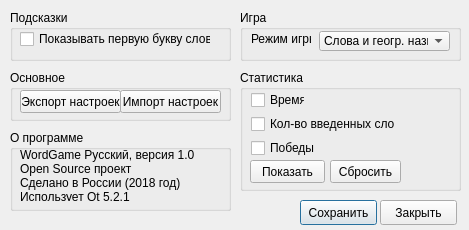
<?xml version="1.0" encoding="UTF-8"?>
<ui version="4.0">
 <class>SettingsForm</class>
 <widget class="QDialog" name="SettingsForm">
  <property name="geometry">
   <rect>
    <x>0</x>
    <y>0</y>
    <width>469</width>
    <height>230</height>
   </rect>
  </property>
  <property name="minimumSize">
   <size>
    <width>469</width>
    <height>230</height>
   </size>
  </property>
  <property name="maximumSize">
   <size>
    <width>469</width>
    <height>230</height>
   </size>
  </property>
  <property name="windowTitle">
   <string>Настройки WordGame</string>
  </property>
  <property name="modal">
   <bool>true</bool>
  </property>
  <widget class="QGroupBox" name="groupBox">
   <property name="geometry">
    <rect>
     <x>10</x>
     <y>10</y>
     <width>221</width>
     <height>51</height>
    </rect>
   </property>
   <property name="title">
    <string>Подсказки</string>
   </property>
   <widget class="QCheckBox" name="showFirstLetter">
    <property name="geometry">
     <rect>
      <x>10</x>
      <y>20</y>
      <width>191</width>
      <height>18</height>
     </rect>
    </property>
    <property name="text">
     <string>Показывать первую букву слова</string>
    </property>
   </widget>
  </widget>
  <widget class="QPushButton" name="saveBtn">
   <property name="geometry">
    <rect>
     <x>300</x>
     <y>200</y>
     <width>77</width>
     <height>25</height>
    </rect>
   </property>
   <property name="text">
    <string>Сохранить</string>
   </property>
  </widget>
  <widget class="QPushButton" name="closeBtn">
   <property name="geometry">
    <rect>
     <x>380</x>
     <y>200</y>
     <width>77</width>
     <height>25</height>
    </rect>
   </property>
   <property name="text">
    <string>Закрыть</string>
   </property>
  </widget>
  <widget class="QGroupBox" name="groupBox_2">
   <property name="geometry">
    <rect>
     <x>240</x>
     <y>70</y>
     <width>221</width>
     <height>121</height>
    </rect>
   </property>
   <property name="title">
    <string>Статистика</string>
   </property>
   <widget class="QCheckBox" name="statsTime">
    <property name="geometry">
     <rect>
      <x>11</x>
      <y>21</y>
      <width>54</width>
      <height>18</height>
     </rect>
    </property>
    <property name="text">
     <string>Время</string>
    </property>
   </widget>
   <widget class="QCheckBox" name="statsEntered">
    <property name="geometry">
     <rect>
      <x>11</x>
      <y>45</y>
      <width>145</width>
      <height>18</height>
     </rect>
    </property>
    <property name="text">
     <string>Кол-во введенных слов</string>
    </property>
   </widget>
   <widget class="QCheckBox" name="statsWins">
    <property name="geometry">
     <rect>
      <x>11</x>
      <y>69</y>
      <width>64</width>
      <height>18</height>
     </rect>
    </property>
    <property name="text">
     <string>Победы</string>
    </property>
   </widget>
   <widget class="QPushButton" name="resetStats">
    <property name="geometry">
     <rect>
      <x>90</x>
      <y>90</y>
      <width>71</width>
      <height>23</height>
     </rect>
    </property>
    <property name="text">
     <string>Сбросить</string>
    </property>
   </widget>
   <widget class="QPushButton" name="showStats">
    <property name="geometry">
     <rect>
      <x>10</x>
      <y>90</y>
      <width>75</width>
      <height>23</height>
     </rect>
    </property>
    <property name="text">
     <string>Показать</string>
    </property>
   </widget>
  </widget>
  <widget class="QGroupBox" name="groupBox_3">
   <property name="geometry">
    <rect>
     <x>10</x>
     <y>130</y>
     <width>221</width>
     <height>81</height>
    </rect>
   </property>
   <property name="title">
    <string>О программе</string>
   </property>
   <widget class="QLabel" name="label">
    <property name="geometry">
     <rect>
      <x>10</x>
      <y>20</y>
      <width>191</width>
      <height>51</height>
     </rect>
    </property>
    <property name="text">
     <string>WordGame Русский, версия 1.0
Open Source проект
Сделано в России (2018 год)
Использует Qt 5.2.1</string>
    </property>
   </widget>
  </widget>
  <widget class="QGroupBox" name="groupBox_4">
   <property name="geometry">
    <rect>
     <x>240</x>
     <y>10</y>
     <width>221</width>
     <height>51</height>
    </rect>
   </property>
   <property name="title">
    <string>Игра</string>
   </property>
   <widget class="QComboBox" name="gameMode">
    <property name="geometry">
     <rect>
      <x>79</x>
      <y>21</y>
      <width>131</width>
      <height>20</height>
     </rect>
    </property>
    <item>
     <property name="text">
      <string>Слова и геогр. назв.</string>
     </property>
    </item>
    <item>
     <property name="text">
      <string>Георафич. названия</string>
     </property>
    </item>
   </widget>
   <widget class="QLabel" name="label_2">
    <property name="geometry">
     <rect>
      <x>11</x>
      <y>21</y>
      <width>60</width>
      <height>16</height>
     </rect>
    </property>
    <property name="text">
     <string>Режим игры</string>
    </property>
   </widget>
  </widget>
  <widget class="QGroupBox" name="groupBox_5">
   <property name="geometry">
    <rect>
     <x>10</x>
     <y>70</y>
     <width>221</width>
     <height>51</height>
    </rect>
   </property>
   <property name="title">
    <string>Основное</string>
   </property>
   <widget class="QPushButton" name="exportSettings">
    <property name="geometry">
     <rect>
      <x>10</x>
      <y>20</y>
      <width>101</width>
      <height>23</height>
     </rect>
    </property>
    <property name="text">
     <string>Экспорт настроек</string>
    </property>
   </widget>
   <widget class="QPushButton" name="importSettings">
    <property name="geometry">
     <rect>
      <x>110</x>
      <y>20</y>
      <width>101</width>
      <height>23</height>
     </rect>
    </property>
    <property name="text">
     <string>Импорт настроек</string>
    </property>
   </widget>
  </widget>
 </widget>
 <resources/>
 <connections>
  <connection>
   <sender>saveBtn</sender>
   <signal>clicked()</signal>
   <receiver>SettingsForm</receiver>
   <slot>accept()</slot>
   <hints>
    <hint type="sourcelabel">
     <x>351</x>
     <y>38</y>
    </hint>
    <hint type="destinationlabel">
     <x>233</x>
     <y>29</y>
    </hint>
   </hints>
  </connection>
  <connection>
   <sender>closeBtn</sender>
   <signal>clicked()</signal>
   <receiver>SettingsForm</receiver>
   <slot>reject()</slot>
   <hints>
    <hint type="sourcelabel">
     <x>330</x>
     <y>66</y>
    </hint>
    <hint type="destinationlabel">
     <x>197</x>
     <y>125</y>
    </hint>
   </hints>
  </connection>
 </connections>
</ui>
